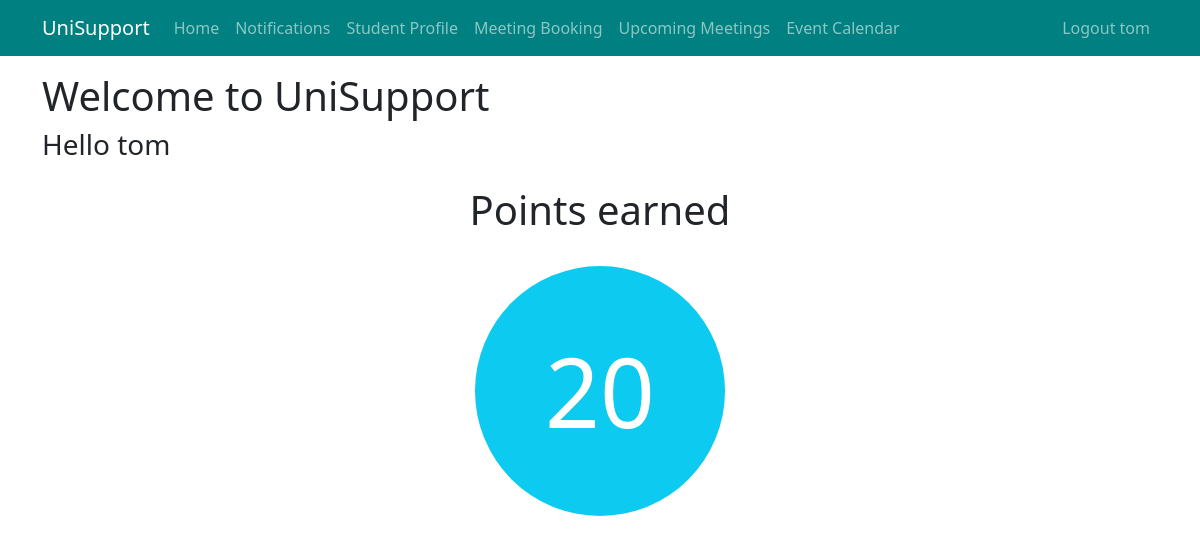
Before: / (signed in) with the older database file.
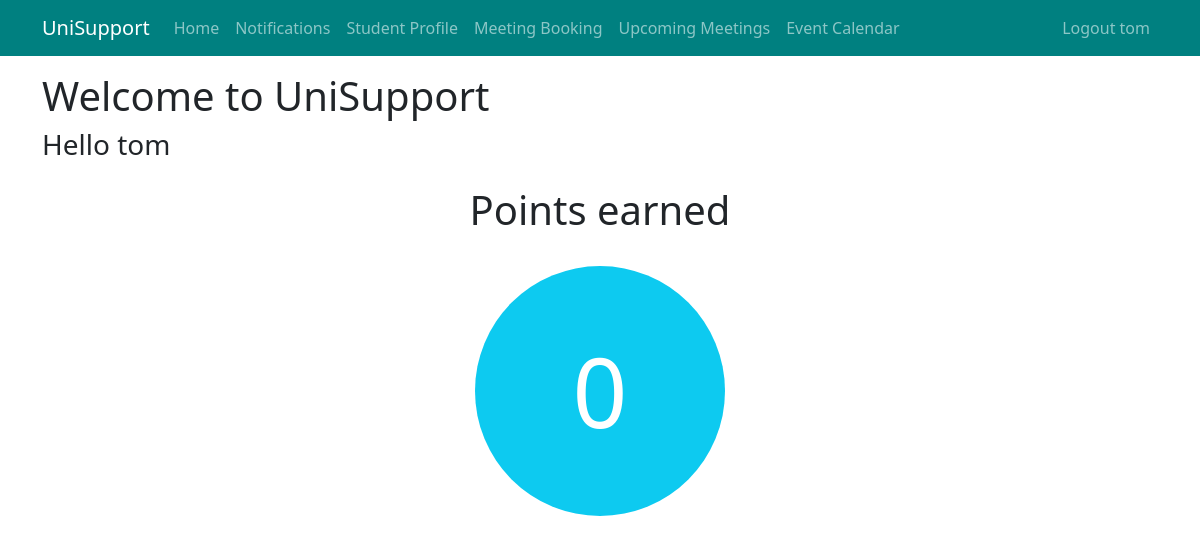
After: the same page with the newer database file.
### app/models.py (models this page shows, shortened)
@dataclass
class User(UserMixin, db.Model):
    __tablename__ = 'users'
    id: so.Mapped[int] = so.mapped_column(primary_key=True)
    first_name: so.Mapped[str] = so.mapped_column(sa.String(64), index=True, unique=True)
    last_name: so.Mapped[str] = so.mapped_column(sa.String(64), index=True)
    email: so.Mapped[str] = so.mapped_column(sa.String(120), index=True, unique=True)
    password_hash: so.Mapped[Optional[str]] = so.mapped_column(sa.String(256))
    role: so.Mapped[str] = so.mapped_column(sa.String(10), default="Normal")
    phone: so.Mapped[Optional[str]] = so.mapped_column(sa.String(120), unique=True)
    age: so.Mapped[Optional[int]] = so.mapped_column()
    emergency_name: so.Mapped[Optional[str]] = so.mapped_column(sa.String(64))
    emergency_phone: so.Mapped[Optional[str]] = so.mapped_column(sa.String(120), unique=True)
    points: so.Mapped[int] = so.mapped_column(default=0)
    last_login_date: so.Mapped[datetime.datetime] = so.mapped_column(default=None, nullable=True)
    hobbies: so.Mapped[list['Hobbies']] = relationship(back_populates='user', cascade='all, delete-orphan')
    interests: so.Mapped[list['Interests']] = relationship(back_populates='user', cascade='all, delete-orphan')
    user_meeting: so.Mapped[list['Meeting']] = relationship(back_populates='user', foreign_keys='Meeting.user_id', cascade="all, delete-orphan")
    staff_meeting: so.Mapped[list['Meeting']] = relationship(back_populates='staff', foreign_keys='Meeting.staff_id', cascade="all, delete-orphan")
    notification: so.Mapped[list['Notification']] = relationship(back_populates='user', cascade="all,delete-orphan")

### app/views.py (the view)
@app.route("/")
def home():
    return render_template('home.html', title="Home")

### app/models.py (called while the page is built)
@login.user_loader
def load_user(id):
    return db.session.get(User, int(id))

### app/templates/home.html
{% extends "base.html" %}
{% block content %}
<h1>Welcome to UniSupport </h1>
{% if current_user.is_authenticated %}
 <div class="mb-4">
     <h3>Hello {{ current_user.first_name }} </h3>
 </div>
<div class="d-flex flex-column justify-content-center align-items-center vh-50">
<h1> Points earned</h1>
    <div class="rounded-circle bg-info text-white d-flex justify-content-center align-items-center mt-4"
         style="width: 250px; height: 250px; font-size: 6rem;">
        {{ current_user.points }}
    </div>
</div>
{% endif %}
{% endblock %}

### app/templates/base.html (shortened to what this page needs)
<!doctype html>
<html lang="en">
<head>
    <link
            href="https://cdn.jsdelivr.net/npm/bootstrap@5.3.3/dist/css/bootstrap.min.css"
            rel="stylesheet"
>
    <link rel="stylesheet" href="https://cdn.jsdelivr.net/npm/bootstrap-icons@1.11.3/font/bootstrap-icons.min.css">
</head>
<body>
<nav class="navbar navbar-expand-sm" style="background-color: teal;" data-bs-theme="dark">
    <div class="container">
        <a class="navbar-brand" href="{{ url_for('home') }}">UniSupport</a>
        <div class="collapse navbar-collapse" id="navbarSupportedContent">
            <ul class="navbar-nav me-auto mb-2 mb-lg-0">
                <li class="nav-item">
                    <a class="nav-link" aria-current="page" href="{{ url_for('home') }}">Home</a>
                </li>
                <li class="nav-item">
                    <a class="nav-link" aria-current="page" href="{{ url_for('notifications') }}">Notifications</a>
                </li>
                {% if not current_user.is_anonymous and current_user.role=='Student' %}
                <li class="nav-item">
                    <a class="nav-link" aria-current="page" href="{{ url_for('student_profile', studentID=current_user.id) }}">Student Profile</a>
                </li>
                <li class="nav-item">
                    <a class="nav-link" aria-current="page" href="{{ url_for('book_meeting') }}">Meeting Booking</a>
                </li>
                <li class="nav-item">
                    <a class="nav-link" aria-current="page" href="{{ url_for('upcoming_meetings') }}">Upcoming Meetings</a>
                </li>
                {% endif %}
                {% if not current_user.is_anonymous and current_user.role=='Student' %}
                <li class="nav-item">
                    <a class="nav-link" aria-current="page" href="{{ url_for('events') }}">Event Calendar</a>
                </li> {% endif %}
            </ul>
            <ul class="navbar-nav mb-2 mb-lg-0">
                {% if current_user.is_anonymous %}
                <li class="nav-item">
                    <a class="nav-link" aria-current="page" href="{{ url_for('login') }}">Login</a>
                </li>
                <li class="nav-item">
                    <a class="nav-link" aria-current="page" href="{{ url_for('register') }}">Register</a>
                </li>
                {% else %}
                <li class="nav-item">
                    <a class="nav-link" aria-current="page" href="{{ url_for('logout') }}">Logout {{ current_user.first_name }}</a>
                </li>
                {% endif %}
            </ul>
        </div>
    </div>
</nav>
<div class="container">
    {% block content %}{% endblock content %}
</div>
</body>
</html>

Changed rows visible on the page:
changed User "tom": points "20" → "0"
